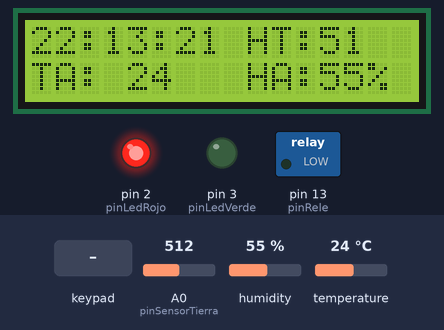
Simulated run of this sketch. Board: Arduino Uno, built with avr-gcc and run on an emulated ATmega328P. Parts: 16×2 character LCD, switched loads named in the sketch (green lamp = pin HIGH), output pins drawn as LEDs (lit = HIGH). The test bench sets the inputs (shaded band); at power-on: A0 (pinSensorTierra) = 512, humidity 55 %, temperature 24 °C. The local clock reads 2024-03-15 10:24:30 at power-on unless the sketch sets it.

Above: at 1.2 s.
1.3 s: key '#' pressed
At 2.3 s:
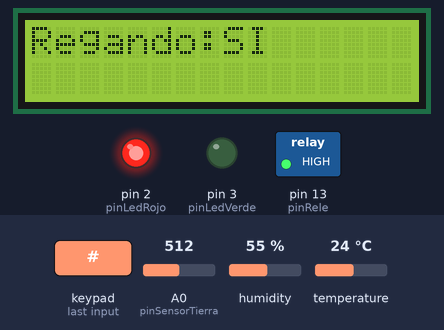
2.8 s: keypad keys 1 2 1 1 1 0 9 D pressed 0.4 s apart
At 6.2 s:
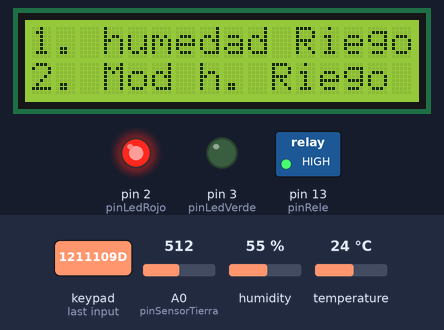
7.5 s: keypad keys 1 2 1 1 1 0 9 # pressed 0.4 s apart
At 10.5 s:
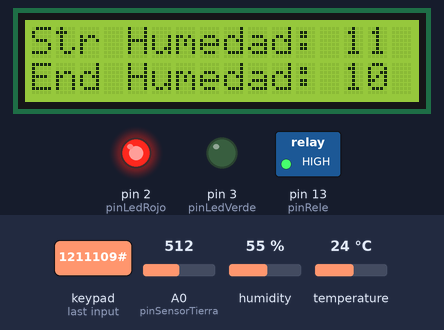
12.2 s: key 'C' pressed
At 12.5 s:
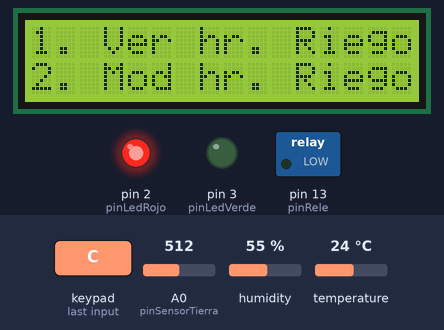
13.7 s: key '1' pressed
At 14.4 s:
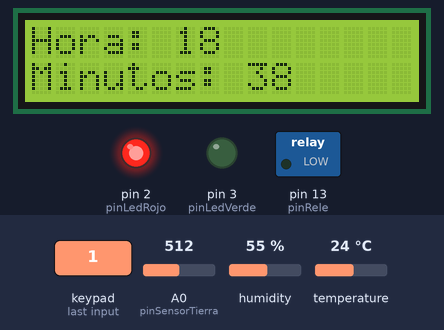
15.2 s: keypad keys 1 2 1 1 1 0 9 D pressed 0.4 s apart
At 20.0 s:
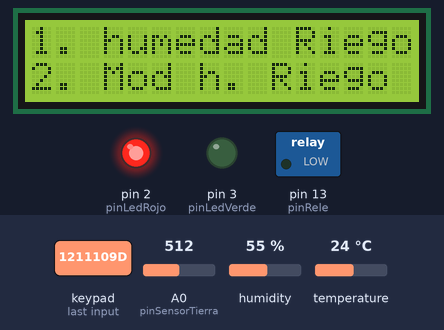
Timing chart, 0 to 21.5 s (numbered marks = the images above; inputs shaded):
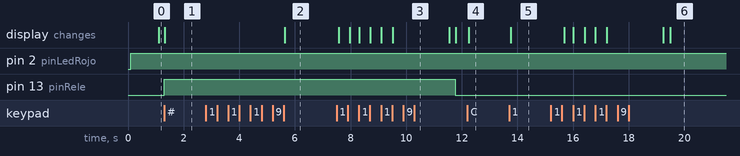

Measured:
- after the input at 1.3 s, pin 13 (pinRele): LOW → HIGH at once; the display: changes at once (image 1)
- after the input at 2.8 s, the display: changes after 2.8 s (image 2)
- after the input at 7.5 s, pin 13 (pinRele): HIGH → LOW after 4.3 s; the display: first changes after 0.07 s (image 3 shows a later state)
- after the input at 12.2 s, the display: changes at once (image 4)
- after the input at 13.7 s, the display: changes after 0.07 s (image 5)
- after the input at 15.2 s, the display: first changes after 0.48 s (image 6 shows a later state)

The sketch:

sistemaRiego.ino
```cpp
/*Pantalla LCD*/
#include <Wire.h>                 // libreria de comunicacion por I2C
#include <LCD.h>                  // libreria para funciones de LCD
#include <LiquidCrystal_I2C.h>

/*DHT sensor Temperatura y Humedad*/
#include <DHT.h>
#include <DHT_U.h>

/*RTC3231 Reloj y Fecha*/
//#include <Wire.h>    // incluye libreria para interfaz I2C
#include <RTClib.h>   // incluye libreria para el manejo del modulo RTC

//Keypad - Teclado
#include <Keypad.h>     // importa libreria Keypad

/*----------------Coneccion----------------
  DHT11
  DATA -> PIN 4

  RTC3231
  SCL -> PIN A5
  SDA -> PIN A4

  LCD I2C
  SCL -> PIN A5
  SDA -> PIN A4

  LED Rojo  -> PIN 2
  LED Verde -> PIN 3

  Keypad
  PINES 5 a 12

  Sensor Tierra
  AC -> PIN ANALOG A0

  Rele Activar Electrovalvula
  IN -> PIN 13
  -------------------------------------------
*/

#define pinLedVerde 3
#define pinLedRojo 2

#define pinDht 4

#define pinRele 13

#define pinSensorTierra A0

const byte FILAS = 4;
const byte COLUMNAS = 4;
byte pinesFilas[FILAS] = {12, 11, 10, 9};     // pines correspondientes a las filas
byte pinesColumnas[COLUMNAS] = {8, 7, 6, 5};  // pines correspondientes a las columnas
char keys[FILAS][COLUMNAS] = {
  {'D', 'C', 'B', 'A'},
  {'#', '9', '6', '3'},
  {'0', '8', '5', '2'},
  {'*', '7', '4', '1'}
};

//LCD
LiquidCrystal_I2C lcd (0x27, 2, 1, 0, 4, 5, 6, 7); // DIR, E, RW, RS, D4, D5, D6, D7

//Sensor Temp Humd DHT11
DHT dht(pinDht, DHT11);

//Reloj
RTC_DS3231 rtc;

//Keypad Teclado
Keypad teclado = Keypad(makeKeymap(keys), pinesFilas, pinesColumnas, FILAS, COLUMNAS);  // crea objeto

//Variables Globales
int humd = 0;
int temp = 0;

//millis()
unsigned long startMillis;
unsigned long currentMillis;
const unsigned long period = 1000;

//Keypad
char TECLA;       // almacena la tecla presionada
char index = 'A';       //
char indexSub;    //
char CLAVE[2];        // almacena en un array 6 digitos ingresados
byte INDICE = 0;      // indice del array

//Variables Alarma
int alarma[] = {18, 38}; //{hour,minutes}
int existsAlarm = false;
int indexAlarma = 0;

//Variables Humedad Tierra
int humedadTierra[] = {80, 30}; // {empieza, termina}

//Variables de configuracion
bool modificarHumedad = false;
bool modificarAlarma = false;

bool modificarStartHumedad = false;
bool modificarEndHumedad = false;

bool modificarMinutos = false;
bool modificarHora = false;

void setup() {
  Serial.begin(9600);

  //Inicializar sensor DHT11 y Reloj RTC3231
  dht.begin();
  rtc.begin();

  //Establecer fecha y horario RTC3231
  rtc.adjust(DateTime(__DATE__, __TIME__));

  //Definimos funciones del LCD I2C
  lcd.setBacklightPin(3, POSITIVE); // puerto P3 de PCF8574 como positivo
  lcd.setBacklight(HIGH);   // habilita iluminacion posterior de LCD
  lcd.begin(16, 2);     // 16 columnas por 2 lineas para LCD 1602A
  lcd.clear();      // limpia pantalla

  //Establecer los pines como salida
  pinMode(pinLedVerde, OUTPUT);
  pinMode(pinLedRojo, OUTPUT);
  pinMode(pinRele, OUTPUT);

  startMillis = millis();
}

void loop() {
  // Obtiene tecla presionada y asigna a variable
  TECLA = teclado.getKey();

  //Obtenemos los datos del DHT11
  temp = dht.readTemperature();
  humd = dht.readHumidity();

  //Si existe una TECLA presionada
  if (TECLA) {
    if (!modificarHumedad && !modificarAlarma) {

      if (index != 'D' && index != 'C') index = TECLA;
      else indexSub = TECLA;

      //Modificar el horario del sistema de riego
      if (index == 'C') menuC();

      //Modificar de que humedad empezar y de que humedad terminar el sistema de riego
      if (index == 'D') menuD();

      //Mostrar Menu de que si esta regando o no
      if (index == 'B') mostrarMenuB();

      //Activar Rele
      if (index == '#') {
        activarRele(!digitalRead(pinRele));
        mostrarMenuB();
      }
    } else {
      if (TECLA != 'A' && TECLA != 'B' && TECLA != 'C' && TECLA != 'D' && TECLA != '*' && TECLA != '#') {
        CLAVE[INDICE] = TECLA;    // almacena en array la tecla presionada
        if (modificarHumedad) {
          if (modificarEndHumedad) {
            lcd.setCursor(13, 1);
            lcd.print(CLAVE[0]);
          }
          if (modificarStartHumedad) {
            lcd.setCursor(13, 0);
            lcd.print(CLAVE[0]);
          }
        }

        if (modificarAlarma) {
          if (modificarMinutos) {
            lcd.setCursor(9, 1);
            lcd.print(CLAVE[0]);
          }
          if (modificarHora) {
            lcd.setCursor(6, 0);
            lcd.print(CLAVE[0]);
          }
        }
        INDICE++;       // incrementa indice en uno
      }

    }

  }

  if (INDICE == 2) {
    if (modificarHumedad) {
      if (modificarEndHumedad) {
        lcd.setCursor(13, 0);
        lcd.print(humedadTierra[0]);

        lcd.setCursor(13, 1);
        lcd.print(CLAVE[0]);
        lcd.print(CLAVE[1]);

        humedadTierra[1] = getValue();
        delay(2000);

        //humedadTierra[1] = 20;
        modificarEndHumedad = false;
        modificarStartHumedad = false;
        modificarHumedad = false;
        index = 'A';
        indexSub = '0';

      }
      if (modificarStartHumedad) {
        lcd.setCursor(13, 0);
        lcd.print(CLAVE[0]);
        lcd.print(CLAVE[1]);

        humedadTierra[0] = getValue();
        modificarStartHumedad = false;
        modificarEndHumedad = true;
      }
    }

    if (modificarAlarma) {
      if (modificarMinutos) {

        lcd.setCursor(9, 1);
        lcd.print(CLAVE[0]);
        lcd.print(CLAVE[1]);
        alarma[1] = getValue();
        delay(2000);

        modificarHora = false;
        modificarMinutos = false;
        modificarAlarma = false;
        index = 'A';
        indexSub = '0';
      }
      if (modificarHora) {
        lcd.setCursor(6, 0);
        lcd.print(CLAVE[0]);
        lcd.print(CLAVE[1]);
        alarma[0] = getValue();

        modificarHora = false;
        modificarMinutos = true;
      }
    }
    INDICE = 0;
  }

  //Multi Tasking -> millis de cada segundo modificando el horario
  currentMillis = millis();  //get the current time
  if ( (currentMillis - startMillis) >= period && !modificarHumedad && !modificarAlarma) { //test whether the period has elapsed
    if (index == 'A') {
      lcd.clear();      // limpia pantalla
      mostrarTiempoLcd();
      mostrarTemperaturaLcd();
      mostrarHumedadTierra();
    }
    startMillis = currentMillis;
  }


  //Si llega al horario especificado para regar
  if (rtc.now().hour() == alarma[0] && rtc.now().minute() == alarma[1]) {
    existsAlarm = true;
  }
  if (existsAlarm) {
    activarLedRojo(LOW);
    activarLedVerde(HIGH);
  } else {
    activarLedVerde(LOW);
    activarLedRojo(HIGH);
  }

  //Termina de regar cuando la humedad de la tierra final sea mayor a lo que de el sensor
  //EJ: 30 (humedadTierra[1]) > 20 (getSensorTierra())
  if (humedadTierra[1] > getSensorTierra()) {
    existsAlarm = false;
  }
}

bool isRegando() {
  return digitalRead(pinRele) == HIGH;
}

void activarRele(int estado) {
  digitalWrite(pinRele, estado == HIGH ? HIGH : LOW);
}

void activarLedVerde(int estado) {
  digitalWrite(pinLedVerde, estado == HIGH ? HIGH : LOW);
}

void activarLedRojo(int estado) {
  digitalWrite(pinLedRojo, estado == HIGH ? HIGH : LOW);
}
void mostrarMenuB() {
  lcd.clear();      // limpia pantalla
  lcd.setCursor(0, 0);
  lcd.print("Regando: ");
  lcd.setCursor(8, 0);

  isRegando() ? lcd.print("SI") : lcd.print("NO");
}
void mostrarTemperaturaLcd() {
  //Mostrar en el LCD
  lcd.setCursor(0, 1);
  lcd.print("TA:");

  lcd.setCursor(4, 1);
  lcd.print(temp);

  lcd.setCursor(9, 1);
  lcd.print("HA:");

  lcd.setCursor(12, 1);
  lcd.print(humd);
  lcd.print("%");
}

void mostrarTiempoLcd() {
  DateTime fecha = rtc.now(); // funcion que devuelve fecha y horario en formato

  lcd.setCursor(0, 0);
  lcd.print(fecha.hour());

  lcd.setCursor(2, 0);
  lcd.print(":");

  lcd.setCursor(3, 0);
  lcd.print(fecha.minute());

  lcd.setCursor(5, 0);
  lcd.print(":");

  lcd.setCursor(6, 0);
  lcd.print(fecha.second());
}

void mostrarHumedadTierra() {
  int humedad = analogRead(pinSensorTierra) / 10;
  lcd.setCursor(9, 0);
  lcd.print("HT: ");

  lcd.setCursor(12, 0);
  lcd.print(humedad);
}

int getSensorTierra() {
  return (analogRead(pinSensorTierra) / 10);
}

int getValue() {
  String strNumero;
  for (int i = 0 ; i < 2; i++) {
    strNumero += CLAVE[i];
  }
  return strNumero.toInt();
}
void menuC() {
  lcd.clear();      // limpia pantalla

  lcd.setCursor(0, 0);
  lcd.print("1. Ver hr. Riego");

  lcd.setCursor(0, 1);
  lcd.print("2. Mod hr. Riego");

  switch (indexSub) {
    case '1':
      lcd.clear();      // limpia pantalla

      lcd.setCursor(0, 0);
      lcd.print("Hora: ");
      lcd.print(alarma[0]);

      lcd.setCursor(0, 1);
      lcd.print("Minutos: ");
      lcd.print(alarma[1]);
      break;
    case '2':
      lcd.clear();      // limpia pantalla
      lcd.setCursor(0, 0);
      lcd.print("Hora: ");

      lcd.setCursor(0, 1);
      lcd.print("Minutos: ");

      modificarHora = true;
      modificarAlarma = true;
      break;
    case 'A':
    case 'B':
    case 'D':
      index = indexSub;
      indexSub = '0';
      break;
    case '*':
      index = 'A';
      indexSub = '0';
      break;
  }
}
void menuD() {
  lcd.clear();      // limpia pantalla

  lcd.setCursor(0, 0);
  lcd.print("1. humedad Riego");

  lcd.setCursor(0, 1);
  lcd.print("2. Mod h. Riego");

  switch (indexSub) {
    case '1':
      lcd.clear();      // limpia pantalla

      lcd.setCursor(0, 0);
      lcd.print("Str Humedad: ");
      lcd.print(humedadTierra[0]);

      lcd.setCursor(0, 1);
      lcd.print("End Humedad: ");
      lcd.print(humedadTierra[1]);
      break;
    case '2':
      lcd.clear();      // limpia pantalla
      lcd.setCursor(0, 0);
      lcd.print("Str Humedad: ");

      lcd.setCursor(0, 1);
      lcd.print("End Humedad: ");

      modificarStartHumedad = true;
      modificarHumedad = true;
      break;
    case 'A':
    case 'B':
    case 'C':
      index = indexSub;
      indexSub = '0';
      break;
    case '*':
      index = 'A';
      indexSub = '0';
      break;
  }
}
```
